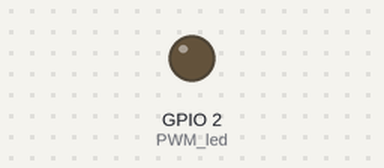
A program run on a simulated ESP32 board running MicroPython. On the bench: output pins drawn as LEDs (lit = HIGH).

Above: at 0.15 s.
Timing chart, 0 to 1.6 s (numbered marks = the images above):
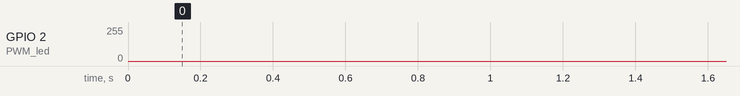

The program:

___.py
```python
from machine import Pin, PWM
import time

PWM_led = PWM(Pin(2, Pin.OUT))
PWM_led.freq(1000)   # 设置频率为 1kHz   范围（1Hz, 40MHz）

while True:
    for i in range(0, 1024, 1):
        PWM_led.duty(i)  # 设置PWM的占空比   占空比越大 灯越亮
        time.sleep_ms(1)  # 设置呼吸灯的周期

    for i in range(1023, -1, -1):
        PWM_led.duty(i)  # 设置PWM的占空比   占空比越大 灯越亮
        time.sleep_ms(1)  # 设置呼吸灯的周期
```
